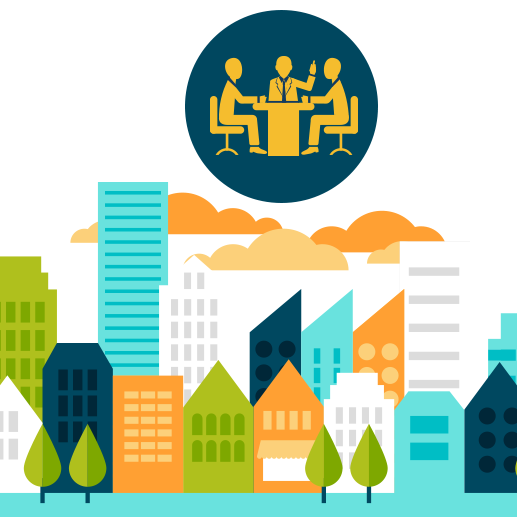
%> input picture socity.png, 517 x 517 px
$ octave Inverse_log_transformation.m   (GNU Octave 9; MATLAB toolbox functions it lacks are replaced by stand-ins)
%> lines starting %> are read from the running program, lines starting %| are printed output that depends on the picture
a=imread('socity.png');
%> a is the input picture: size 517x517x3 uint8; mean R, G, B 186, 205.9, 181.3
 b=rgb2gray(a);
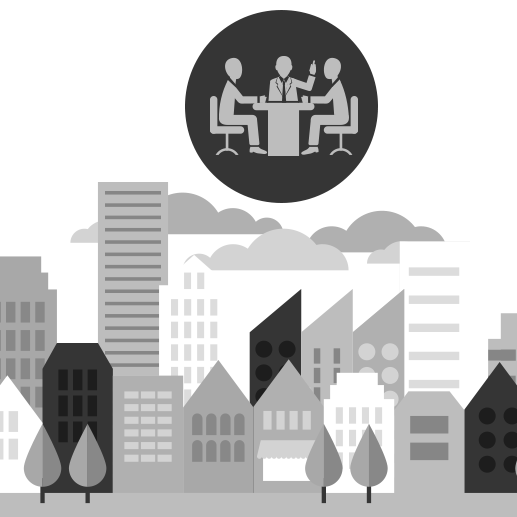
%> b: size 517x517 uint8; min 29, max 255, mean 197.1
 a1=double(a)/255;
 c=2;
 s=exp(c*(a1.^1.5 -1));
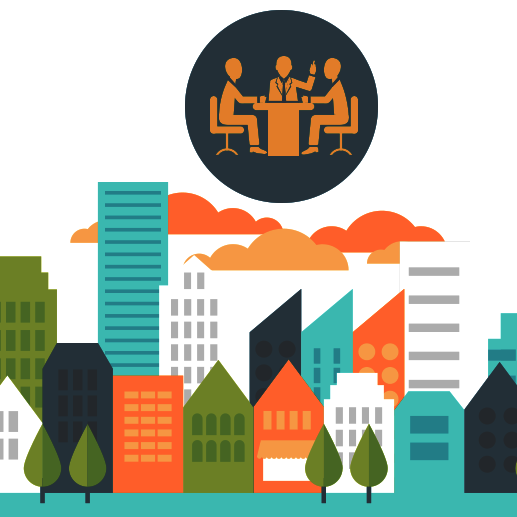
%> s: size 517x517x3 double; mean R, G, B 0.702, 0.71, 0.65
 subplot(2,2,1),imshow(a),title('original image');
 subplot(2,2,2),imshow(s),title(' inverse log transformation ');

$ run again, with 1.jpg saved as socity.png
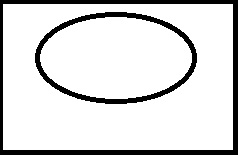
%> input picture 1.jpg, 238 x 156 px
%> a is the input picture: size 156x238x3 uint8; min 0, max 255, mean 218.8
%> `s=exp(c*(a1.^1.5 -1));`:
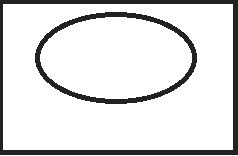
%> s: size 156x238x3 double; min 0.135, max 1, mean 0.876
